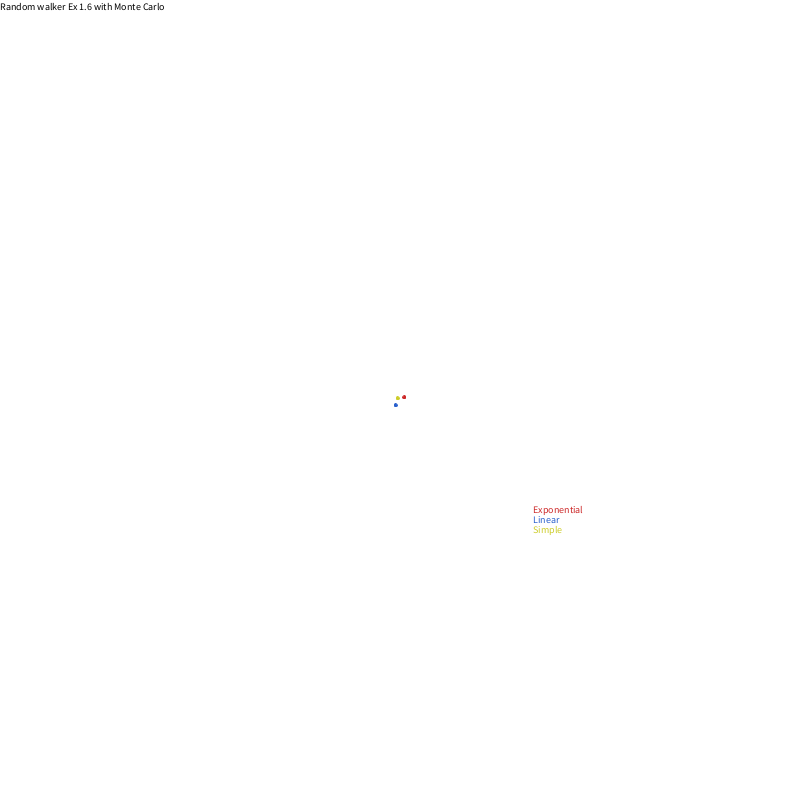
Frame 1 (no input)
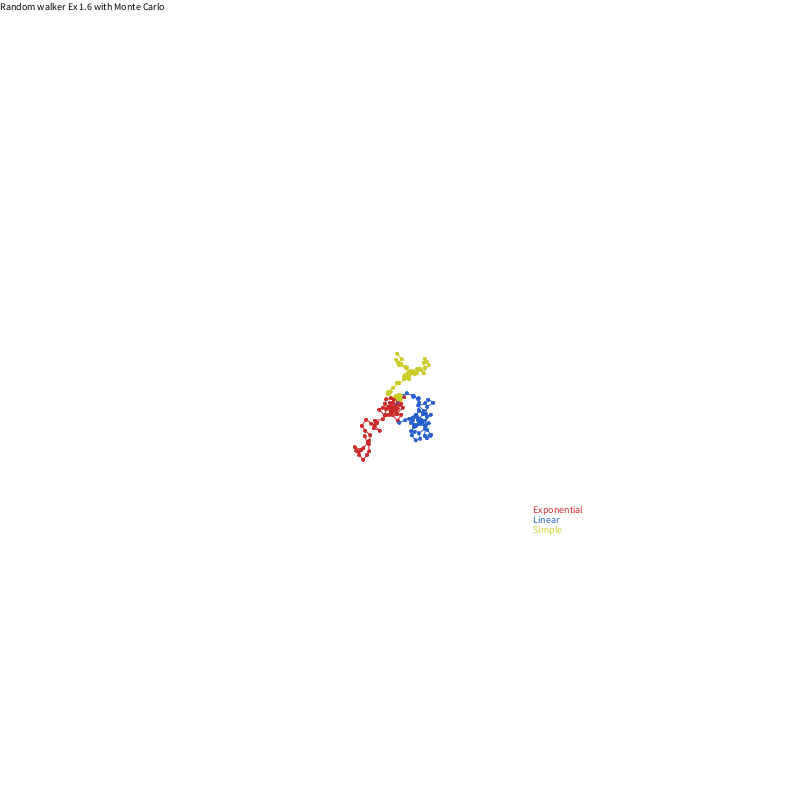
Frame 60 (the mouse pressed at the canvas centre just before this capture)
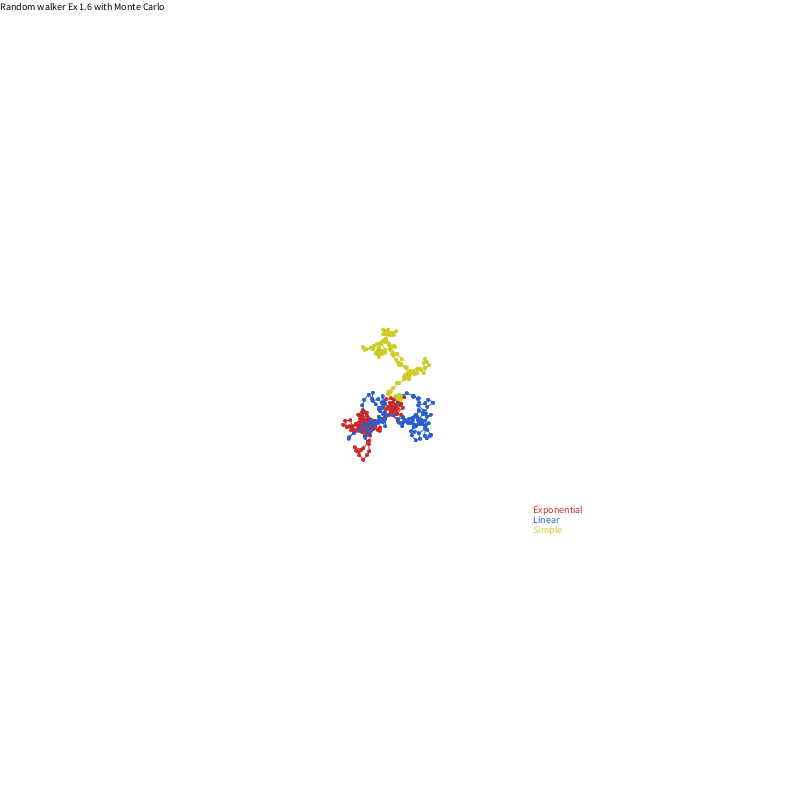
Frame 120 (the mouse held since frame 60 and released just before this capture)

The Processing sketch that drew these frames (run headless with seeded random() and noise(); from frame 60 on, the mouse is pressed at the canvas centre):

// Processing sketch: Noc01_06_Ex1_6
// ── Noc01_06_Ex1_6.pde
// Nature of Code
// Exercise 1.6 Monte Carlo step size walker.
// Using vectors even though they haven't been introduced yet.

Walker wExp, wLinear, wSimple;

int expColor = 0;
int linearColor = 220;
int simpleColor = 60;

int dotSaturation = 80;
int dotBrightness = 80;
int dotSize = 3;
int maxStep = 8;

void setup() {
  colorMode(HSB,360,100,100);
  size(800, 800);
  wExp = new Walker(WalkMode.Monte_Exponential,expColor);
  wLinear = new Walker(WalkMode.Monte_Linear,linearColor);
  wSimple = new Walker(WalkMode.Simple,simpleColor);
  
  background(0,0,100);
  fill(0,0,0);
  textSize(10);
  text("Random walker Ex 1.6 with Monte Carlo",0,10);
  PVector textPos = new PVector(2*width/3,2*height/3);
  fill(expColor,dotSaturation,dotBrightness);
  text("Exponential",textPos.x,textPos.y-20);
  fill(linearColor,dotSaturation,dotBrightness);
  text("Linear",textPos.x,textPos.y-10);
  fill(simpleColor,dotSaturation,dotBrightness);
  text("Simple",textPos.x,textPos.y);
}

void draw() {
  wExp.step();
  wExp.display();
  wLinear.step();
  wLinear.display();
  wSimple.step();
  wSimple.display();
}
// ── Walker.pde
enum WalkMode {
  Simple, 
    Monte_Linear, 
    Monte_Exponential
}

class Walker {
  float x;
  float y;
  boolean isExponential;
  int walkerColor;
  WalkMode mode;
  float lastX, lastY;
  boolean wasReset;

  Walker(WalkMode mode, int col) {
    x = width/2;
    y = height/2;
    this.mode = mode;
    walkerColor = col;
    wasReset = true;
  }

  void display() {
    stroke(walkerColor, dotSaturation, dotBrightness);
    fill(walkerColor, dotSaturation, dotBrightness);
    ellipse(x, y, dotSize, dotSize);


    if (wasReset) {
      wasReset = false;
    } else {
      line(lastX, lastY, x, y);
    }
  }

  void step() {
    float stepSize = nextRandom()*maxStep;
    PVector direction = new PVector(random(-1, 1), random(-1, 1));
    direction.setMag(stepSize);
    lastX = x;
    lastY = y;
    x += direction.x;
    y += direction.y;

    if (y > height) {
      y = 0;
      wasReset = true;
    } else if (x > width) {
      x = 0;
      wasReset = true;
    } else if (x < 0) {
      x = width;
      wasReset = true;
    } else if (y < 0) {
      y = height;
      wasReset = true;
    }
  }

  float nextRandom() {
    if (mode == WalkMode.Simple) 
      return random(0, 1);

    return nextMonteCarlo();
  }

  // return next Monte Carlo number in range 0 (inclusive) to 1 (exclusive)
  float nextMonteCarlo()
  {
    while (true) {
      float r1 = random(0, 1);
      float r2 = random(0, 1);
      if (mode == WalkMode.Monte_Exponential && r2 < r1*r1) {
        return r1;
      } else if (mode == WalkMode.Monte_Linear && r2 < r1) {
        return r1;
      }
    }
  }
}
